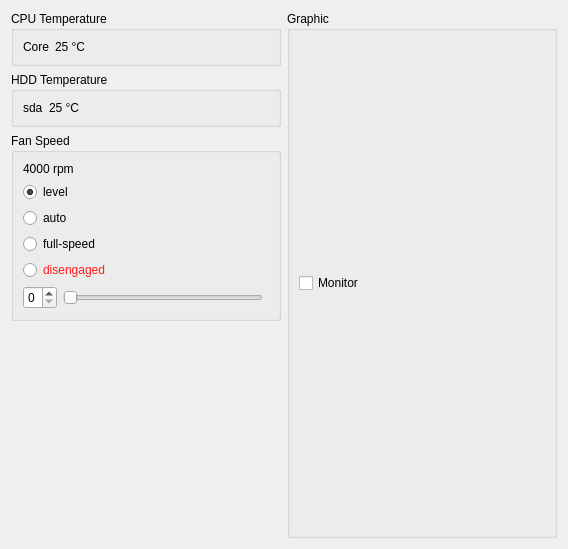
<?xml version="1.0" encoding="UTF-8"?>
<ui version="4.0">
 <class>form</class>
 <widget class="QWidget" name="form">
  <property name="geometry">
   <rect>
    <x>0</x>
    <y>0</y>
    <width>568</width>
    <height>549</height>
   </rect>
  </property>
  <property name="windowTitle">
   <string>Form</string>
  </property>
  <layout class="QHBoxLayout" name="horizontalLayout_2">
   <item>
    <layout class="QVBoxLayout" name="verticalLayout">
     <item>
      <widget class="QGroupBox" name="cpu_temperature_group_box">
       <property name="title">
        <string>CPU Temperature</string>
       </property>
       <layout class="QFormLayout" name="formLayout_3">
        <item row="0" column="0">
         <widget class="QLabel" name="cpu_temperature_title_label">
          <property name="text">
           <string>Core</string>
          </property>
         </widget>
        </item>
        <item row="0" column="1">
         <widget class="QLabel" name="cpu_temperature_label">
          <property name="text">
           <string>25 °C</string>
          </property>
         </widget>
        </item>
       </layout>
      </widget>
     </item>
     <item>
      <widget class="QGroupBox" name="hdd_temperature_group_box">
       <property name="title">
        <string>HDD Temperature</string>
       </property>
       <layout class="QFormLayout" name="formLayout_2">
        <item row="0" column="0">
         <layout class="QGridLayout" name="gridLayout">
          <item row="0" column="1">
           <widget class="QLabel" name="hdd_temperature_label">
            <property name="text">
             <string>25 °C</string>
            </property>
           </widget>
          </item>
          <item row="0" column="0">
           <widget class="QLabel" name="hdd_temperature_title_label">
            <property name="text">
             <string>sda</string>
            </property>
           </widget>
          </item>
         </layout>
        </item>
       </layout>
      </widget>
     </item>
     <item>
      <widget class="QGroupBox" name="fan_spedd_group_box">
       <property name="title">
        <string>Fan Speed</string>
       </property>
       <layout class="QFormLayout" name="formLayout">
        <property name="labelAlignment">
         <set>Qt::AlignLeading|Qt::AlignLeft|Qt::AlignVCenter</set>
        </property>
        <item row="0" column="0">
         <widget class="QLabel" name="fan_speed_label">
          <property name="text">
           <string>4000 rpm</string>
          </property>
         </widget>
        </item>
        <item row="3" column="0">
         <widget class="QRadioButton" name="auto_radio_button">
          <property name="text">
           <string>auto</string>
          </property>
         </widget>
        </item>
        <item row="5" column="0">
         <widget class="QRadioButton" name="full_speed_radio_button">
          <property name="text">
           <string>full-speed</string>
          </property>
         </widget>
        </item>
        <item row="2" column="0">
         <widget class="QRadioButton" name="level_radio_button">
          <property name="text">
           <string>level</string>
          </property>
          <property name="checked">
           <bool>true</bool>
          </property>
         </widget>
        </item>
        <item row="7" column="0">
         <layout class="QHBoxLayout" name="horizontalLayout">
          <item>
           <widget class="QSpinBox" name="fan_level_spin_box">
            <property name="maximum">
             <number>8</number>
            </property>
           </widget>
          </item>
          <item>
           <widget class="QSlider" name="fan_level_slider">
            <property name="sizePolicy">
             <sizepolicy hsizetype="Fixed" vsizetype="Fixed">
              <horstretch>0</horstretch>
              <verstretch>0</verstretch>
             </sizepolicy>
            </property>
            <property name="minimumSize">
             <size>
              <width>200</width>
              <height>0</height>
             </size>
            </property>
            <property name="maximum">
             <number>8</number>
            </property>
            <property name="singleStep">
             <number>1</number>
            </property>
            <property name="pageStep">
             <number>1</number>
            </property>
            <property name="orientation">
             <enum>Qt::Horizontal</enum>
            </property>
           </widget>
          </item>
         </layout>
        </item>
        <item row="6" column="0">
         <widget class="QRadioButton" name="disengaged_radio_button">
          <property name="palette">
           <palette>
            <active>
             <colorrole role="WindowText">
              <brush brushstyle="SolidPattern">
               <color alpha="255">
                <red>255</red>
                <green>25</green>
                <blue>25</blue>
               </color>
              </brush>
             </colorrole>
             <colorrole role="Text">
              <brush brushstyle="SolidPattern">
               <color alpha="255">
                <red>0</red>
                <green>0</green>
                <blue>0</blue>
               </color>
              </brush>
             </colorrole>
             <colorrole role="ButtonText">
              <brush brushstyle="SolidPattern">
               <color alpha="255">
                <red>0</red>
                <green>0</green>
                <blue>0</blue>
               </color>
              </brush>
             </colorrole>
            </active>
            <inactive>
             <colorrole role="WindowText">
              <brush brushstyle="SolidPattern">
               <color alpha="255">
                <red>255</red>
                <green>25</green>
                <blue>25</blue>
               </color>
              </brush>
             </colorrole>
             <colorrole role="Text">
              <brush brushstyle="SolidPattern">
               <color alpha="255">
                <red>0</red>
                <green>0</green>
                <blue>0</blue>
               </color>
              </brush>
             </colorrole>
             <colorrole role="ButtonText">
              <brush brushstyle="SolidPattern">
               <color alpha="255">
                <red>0</red>
                <green>0</green>
                <blue>0</blue>
               </color>
              </brush>
             </colorrole>
            </inactive>
            <disabled>
             <colorrole role="WindowText">
              <brush brushstyle="SolidPattern">
               <color alpha="255">
                <red>144</red>
                <green>141</green>
                <blue>139</blue>
               </color>
              </brush>
             </colorrole>
             <colorrole role="Text">
              <brush brushstyle="SolidPattern">
               <color alpha="255">
                <red>169</red>
                <green>167</green>
                <blue>167</blue>
               </color>
              </brush>
             </colorrole>
             <colorrole role="ButtonText">
              <brush brushstyle="SolidPattern">
               <color alpha="255">
                <red>150</red>
                <green>147</green>
                <blue>145</blue>
               </color>
              </brush>
             </colorrole>
            </disabled>
           </palette>
          </property>
          <property name="text">
           <string>disengaged</string>
          </property>
         </widget>
        </item>
       </layout>
       <zorder>fan_speed_label</zorder>
       <zorder>auto_radio_button</zorder>
       <zorder>full_speed_radio_button</zorder>
       <zorder>level_radio_button</zorder>
       <zorder></zorder>
       <zorder>disengaged_radio_button</zorder>
      </widget>
     </item>
     <item>
      <spacer name="verticalSpacer">
       <property name="orientation">
        <enum>Qt::Vertical</enum>
       </property>
       <property name="sizeHint" stdset="0">
        <size>
         <width>20</width>
         <height>40</height>
        </size>
       </property>
      </spacer>
     </item>
    </layout>
   </item>
   <item>
    <widget class="QGroupBox" name="graphic_group_box">
     <property name="sizePolicy">
      <sizepolicy hsizetype="Preferred" vsizetype="Expanding">
       <horstretch>0</horstretch>
       <verstretch>0</verstretch>
      </sizepolicy>
     </property>
     <property name="title">
      <string>Graphic</string>
     </property>
     <layout class="QVBoxLayout" name="graphic_layout">
      <item>
       <widget class="QCheckBox" name="monitor_check_box">
        <property name="text">
         <string>Monitor</string>
        </property>
       </widget>
      </item>
     </layout>
    </widget>
   </item>
  </layout>
 </widget>
 <resources/>
 <connections>
  <connection>
   <sender>fan_level_spin_box</sender>
   <signal>valueChanged(int)</signal>
   <receiver>fan_level_slider</receiver>
   <slot>setValue(int)</slot>
   <hints>
    <hint type="sourcelabel">
     <x>79</x>
     <y>355</y>
    </hint>
    <hint type="destinationlabel">
     <x>283</x>
     <y>352</y>
    </hint>
   </hints>
  </connection>
  <connection>
   <sender>fan_level_slider</sender>
   <signal>valueChanged(int)</signal>
   <receiver>fan_level_spin_box</receiver>
   <slot>setValue(int)</slot>
   <hints>
    <hint type="sourcelabel">
     <x>283</x>
     <y>352</y>
    </hint>
    <hint type="destinationlabel">
     <x>79</x>
     <y>355</y>
    </hint>
   </hints>
  </connection>
  <connection>
   <sender>level_radio_button</sender>
   <signal>toggled(bool)</signal>
   <receiver>fan_level_slider</receiver>
   <slot>setEnabled(bool)</slot>
   <hints>
    <hint type="sourcelabel">
     <x>51</x>
     <y>258</y>
    </hint>
    <hint type="destinationlabel">
     <x>204</x>
     <y>339</y>
    </hint>
   </hints>
  </connection>
  <connection>
   <sender>level_radio_button</sender>
   <signal>toggled(bool)</signal>
   <receiver>fan_level_spin_box</receiver>
   <slot>setEnabled(bool)</slot>
   <hints>
    <hint type="sourcelabel">
     <x>43</x>
     <y>266</y>
    </hint>
    <hint type="destinationlabel">
     <x>19</x>
     <y>341</y>
    </hint>
   </hints>
  </connection>
 </connections>
</ui>
